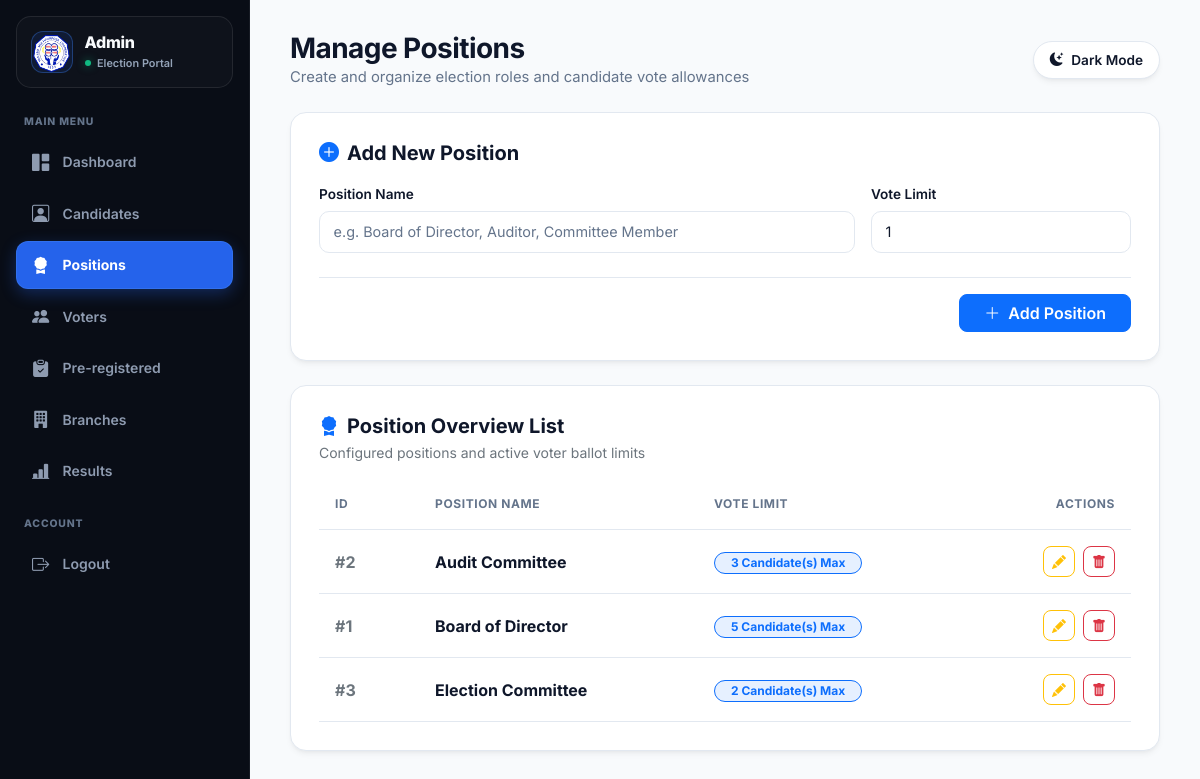
/admin/positions.php (signed in), run on the app's committed database.
### tables this page shows
CREATE TABLE `positions` (
  `id` int(11) NOT NULL,
  `position_name` varchar(100) NOT NULL,
  `vote_limit` int(11) NOT NULL DEFAULT 1,
  `max_vote` int(11) DEFAULT 1,
  `created_at` datetime DEFAULT current_timestamp()
);

### admin/positions.php (the view, shortened to what this page needs)
<?php
include '../config/db.php';
$positions = $conn->query(
    "SELECT * FROM positions ORDER BY position_name"
);
?>
<!DOCTYPE html>
<html lang="en">
<head>
<link href="https://cdn.jsdelivr.net/npm/bootstrap@5.3.3/dist/css/bootstrap.min.css" rel="stylesheet">
<link rel="stylesheet" href="https://cdn.jsdelivr.net/npm/bootstrap-icons@1.11.3/font/bootstrap-icons.min.css">
</head>
<body>
<div class="app-wrapper">
    <?php include 'sidebar.php'; ?>
    <div class="main-content">
        <div class="d-flex flex-column flex-md-row justify-content-between align-items-md-center gap-3 mb-4">
            <div class="d-flex align-items-center gap-3">
                <div>
                    <h2 class="page-title">Manage Positions</h2>
                    <p class="welcome-subtitle mb-0">Create and organize election roles and candidate vote allowances</p>
                </div>
            </div>
            <div class="d-flex align-items-center gap-2">
                <button class="theme-toggle-btn" onclick="toggleTheme()">
                    <i class="bi bi-moon-stars-fill" id="themeIcon"></i>
                    <span id="themeText">Dark Mode</span>
                </button>
            </div>
        </div>
        <div class="admin-card mb-4">
            <h5 class="fw-bold mb-3"><i class="bi bi-plus-circle-fill text-primary me-2"></i>Add New Position</h5>
            <form method="POST">
                <div class="row g-3">
                    <div class="col-md-8">
                        <label class="form-label">Position Name</label>
                        <input
                            type="text"
                            name="position_name"
                            class="form-control custom-input"
                            placeholder="e.g. Board of Director, Auditor, Committee Member"
                            required>
                    </div>
                    <div class="col-md-4">
                        <label class="form-label">Vote Limit</label>
                        <input
                            type="number"
                            name="vote_limit"
                            class="form-control custom-input"
                            placeholder="Maximum choices allowed"
                            required
                            min="1"
                            value="1">
                    </div>
                </div>
                <div class="mt-4 pt-3 border-top d-flex justify-content-end" style="border-color: var(--border-color) !important;">
                    <button
                        type="submit"
                        name="add_position"
                        class="btn btn-primary rounded-3 px-4 fw-semibold d-inline-flex align-items-center gap-2">
                        <i class="bi bi-plus-lg"></i> Add Position
                    </button>
                </div>
            </form>
        </div>
        <div class="admin-card">
            <h5 class="fw-bold mb-1"><i class="bi bi-award-fill text-primary me-2"></i>Position Overview List</h5>
            <p class="text-secondary small mb-3">Configured positions and active voter ballot limits</p>
            <div class="table-responsive">
                <table class="table custom-table align-middle">
                    <thead>
                        <tr>
                            <th width="100">ID</th>
                            <th>Position Name</th>
                            <th>Vote Limit</th>
                            <th width="160" class="text-end">Actions</th>
                        </tr>
                    </thead>
                    <tbody>
                    <?php while($row = $positions->fetch_assoc()){ ?>
                        <tr>
                            <td class="fw-bold text-secondary">#<?= $row['id']; ?></td>
                            <td class="fw-bold"><?= htmlspecialchars($row['position_name']); ?></td>
                            <td>
                                <span class="badge bg-primary bg-opacity-10 text-primary border border-primary border-opacity-20 rounded-pill px-3 py-1">
                                    <?= $row['vote_limit']; ?> Candidate(s) Max
                                </span>
                            </td>
                            <td>
                                <div class="d-flex justify-content-end gap-2">
                                    <button
                                        type="button"
                                        class="btn btn-outline-warning btn-sm rounded-3 px-2 py-1"
                                        onclick="openEditModal(<?= htmlspecialchars(json_encode($row)); ?>)"
                                        title="Edit">
                                        <i class="bi bi-pencil-fill"></i>
                                    </button>
                                    <a
                                        href="?delete=<?= $row['id']; ?>"
                                        class="btn btn-outline-danger btn-sm rounded-3 px-2 py-1"
                                        onclick="return confirm('Delete this position permanently?');"
                                        title="Delete">
                                        <i class="bi bi-trash-fill"></i>
                                    </a>
                                </div>
                            </td>
                        </tr>
                    <?php } ?>
                    </tbody>
                </table>
            </div>
        </div>
    </div>
</div>
</body>
</html>

### admin/positions.php (style rules this page uses)
:root { --card-bg: #ffffff; --text-primary: #0f172a; --text-secondary: #64748b; --border-color: #e2e8f0; --bg-main: #f8fafc; --input-bg: #ffffff; --card-shadow: 0 4px 6px -1px rgba(0, 0, 0, 0.05), 0 2px 4px -2px rgba(0, 0, 0, 0.05); --placeholder-color: #64748b; --sidebar-bg: #ffffff; --sidebar-hover: #f1f5f9; --sidebar-active-bg: #eff6ff; --sidebar-active-color: #2563eb; }
body { background-color: var(--bg-main); color: var(--text-primary); font-family: 'Inter', -apple-system, BlinkMacSystemFont, sans-serif; transition: background-color 0.2s ease, color 0.2s ease; margin: 0; }
.app-wrapper { display: flex; min-height: 100vh; }
.main-content { flex-grow: 1; margin-left: 250px; padding: 2rem 2.5rem; width: calc(100% - 250px); max-width: calc(100% - 250px); box-sizing: border-box; min-width: 0; }
.admin-card { background: var(--card-bg); border: 1px solid var(--border-color); border-radius: 16px; padding: 1.75rem; box-shadow: var(--card-shadow); transition: transform 0.2s ease, box-shadow 0.2s ease; }
.page-title { color: var(--text-primary); font-weight: 700; font-size: 1.75rem; letter-spacing: -0.02em; margin: 0; }
.welcome-subtitle { color: var(--text-secondary); font-size: 0.925rem; }
.theme-toggle-btn { border: 1px solid var(--border-color); border-radius: 50px; padding: 0.5rem 1rem; background: var(--card-bg); color: var(--text-primary); font-weight: 600; font-size: 0.85rem; display: inline-flex; align-items: center; gap: 0.5rem; box-shadow: var(--card-shadow); transition: all 0.2s ease; }
.form-label { color: var(--text-primary); font-weight: 600; font-size: 0.85rem; margin-bottom: 0.4rem; }
.custom-input, .form-select { background-color: var(--input-bg); color: var(--text-primary); border: 1px solid var(--border-color); border-radius: 10px; padding: 0.6rem 0.85rem; font-size: 0.9rem; }
.custom-input::placeholder, .form-control::placeholder, .form-select::placeholder { color: var(--placeholder-color); opacity: 1; }
.custom-table { color: var(--text-primary); margin-bottom: 0; }
.custom-table th { background: transparent; color: var(--text-secondary); border-bottom: 1px solid var(--border-color); font-size: 0.75rem; font-weight: 700; text-transform: uppercase; letter-spacing: 0.05em; padding: 1rem; }
.custom-table td { background: transparent; color: var(--text-primary); border-bottom: 1px solid var(--border-color); padding: 1rem; vertical-align: middle; }

### data on the page
positions: id "2", position_name "Audit Committee", vote_limit "3"
positions: id "1", position_name "Board of Director", vote_limit "5"
positions: id "3", position_name "Election Committee", vote_limit "2"
